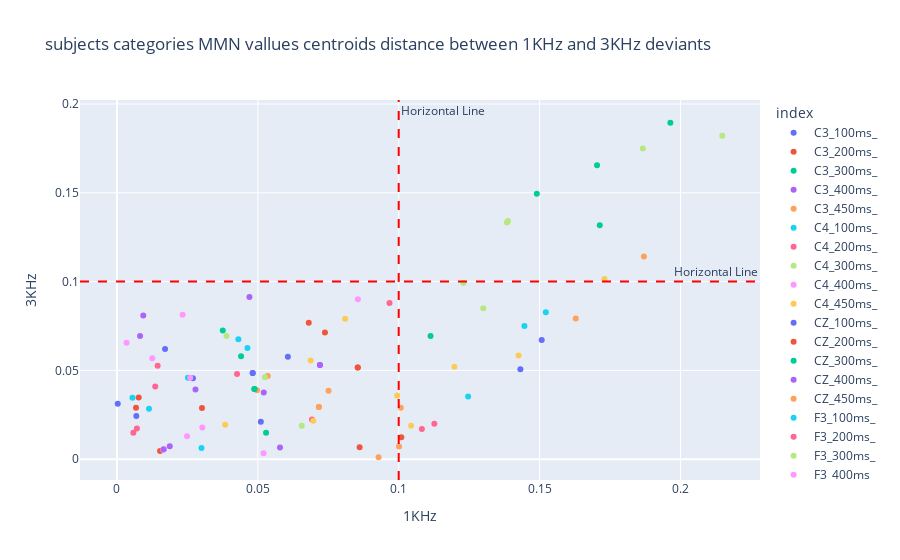

Notebook code for this chart:
### Markdown cell above
#### 1KHz MMN agains 3KHz MMN values

### Code cell
new = []
for i in centroids_distances_1k.index:
    new.append(i[:-4])
centroids_distances_1k.index = new
new = []
for i in centroids_distances_3k.index:
    new.append(i[:-4])
centroids_distances_3k.index = new
df = pd.DataFrame({"1KHz": centroids_distances_1k, "3KHz": centroids_distances_3k})
df = df.reset_index()
fig = px.scatter(
    data_frame=df,
    x="1KHz",
    y="3KHz",
    color="index",
    title="subjects categories MMN vallues centroids distance between 1KHz and 3KHz deviants",
)
fig.add_hline(
    y=0.1, line_dash="dash", line_color="red", annotation_text="Horizontal Line"
)
fig.add_vline(
    x=0.1, line_dash="dash", line_color="red", annotation_text="Horizontal Line"
)

### Figure 1 — Plotly figure (JSON) as saved in the notebook; plotly's stock layout.template omitted (floating-point values rounded to 4 significant figures)
{"data": [{"hovertemplate": "index=C3_100ms_<br>1KHz=%{x}<br>3KHz=%{y}<extra></extra>", "legendgroup": "C3_100ms_", "marker": {"color": "#636efa", "symbol": "circle"}, "mode": "markers", "name": "C3_100ms_", "orientation": "v", "showlegend": true, "type": "scatter", "x": [0.1432], "xaxis": "x", "y": [0.05067], "yaxis": "y"}, {"hovertemplate": "index=C3_200ms_<br>1KHz=%{x}<br>3KHz=%{y}<extra></extra>", "legendgroup": "C3_200ms_", "marker": {"color": "#EF553B", "symbol": "circle"}, "mode": "markers", "name": "C3_200ms_", "orientation": "v", "showlegend": true, "type": "scatter", "x": [0.08613], "xaxis": "x", "y": [0.006754], "yaxis": "y"}, {"hovertemplate": "index=C3_300ms_<br>1KHz=%{x}<br>3KHz=%{y}<extra></extra>", "legendgroup": "C3_300ms_", "marker": {"color": "#00cc96", "symbol": "circle"}, "mode": "markers", "name": "C3_300ms_", "orientation": "v", "showlegend": true, "type": "scatter", "x": [0.1704], "xaxis": "x", "y": [0.1654], "yaxis": "y"}, {"hovertemplate": "index=C3_400ms_<br>1KHz=%{x}<br>3KHz=%{y}<extra></extra>", "legendgroup": "C3_400ms_", "marker": {"color": "#ab63fa", "symbol": "circle"}, "mode": "markers", "name": "C3_400ms_", "orientation": "v", "showlegend": true, "type": "scatter", "x": [0.009336], "xaxis": "x", "y": [0.08091], "yaxis": "y"}, {"hovertemplate": "index=C3_450ms_<br>1KHz=%{x}<br>3KHz=%{y}<extra></extra>", "legendgroup": "C3_450ms_", "marker": {"color": "#FFA15A", "symbol": "circle"}, "mode": "markers", "name": "C3_450ms_", "orientation": "v", "showlegend": true, "type": "scatter", "x": [0.04973], "xaxis": "x", "y": [0.03874], "yaxis": "y"}, {"hovertemplate": "index=C4_100ms_<br>1KHz=%{x}<br>3KHz=%{y}<extra></extra>", "legendgroup": "C4_100ms_", "marker": {"color": "#19d3f3", "symbol": "circle"}, "mode": "markers", "name": "C4_100ms_", "orientation": "v", "showlegend": true, "type": "scatter", "x": [0.1246], "xaxis": "x", "y": [0.03536], "yaxis": "y"}, {"hovertemplate": "index=C4_200ms_<br>1KHz=%{x}<br>3KHz=%{y}<extra></extra>", "legendgroup": "C4_200ms_", "marker": {"color": "#FF6692", "symbol": "circle"}, "mode": "markers", "name": "C4_200ms_", "orientation": "v", "showlegend": true, "type": "scatter", "x": [0.06923], "xaxis": "x", "y": [0.0224], "yaxis": "y"}, {"hovertemplate": "index=C4_300ms_<br>1KHz=%{x}<br>3KHz=%{y}<extra></extra>", "legendgroup": "C4_300ms_", "marker": {"color": "#B6E880", "symbol": "circle"}, "mode": "markers", "name": "C4_300ms_", "orientation": "v", "showlegend": true, "type": "scatter", "x": [0.1866], "xaxis": "x", "y": [0.175], "yaxis": "y"}, {"hovertemplate": "index=C4_400ms_<br>1KHz=%{x}<br>3KHz=%{y}<extra></extra>", "legendgroup": "C4_400ms_", "marker": {"color": "#FF97FF", "symbol": "circle"}, "mode": "markers", "name": "C4_400ms_", "orientation": "v", "showlegend": true, "type": "scatter", "x": [0.02329], "xaxis": "x", "y": [0.08132], "yaxis": "y"}, {"hovertemplate": "index=C4_450ms_<br>1KHz=%{x}<br>3KHz=%{y}<extra></extra>", "legendgroup": "C4_450ms_", "marker": {"color": "#FECB52", "symbol": "circle"}, "mode": "markers", "name": "C4_450ms_", "orientation": "v", "showlegend": true, "type": "scatter", "x": [0.03842], "xaxis": "x", "y": [0.01943], "yaxis": "y"}, {"hovertemplate": "index=CZ_100ms_<br>1KHz=%{x}<br>3KHz=%{y}<extra></extra>", "legendgroup": "CZ_100ms_", "marker": {"color": "#636efa", "symbol": "circle"}, "mode": "markers", "name": "CZ_100ms_", "orientation": "v", "showlegend": true, "type": "scatter", "x": [0.04818], "xaxis": "x", "y": [0.04854], "yaxis": "y"}, {"hovertemplate": "index=CZ_200ms_<br>1KHz=%{x}<br>3KHz=%{y}<extra></extra>", "legendgroup": "CZ_200ms_", "marker": {"color": "#EF553B", "symbol": "circle"}, "mode": "markers", "name": "CZ_200ms_", "orientation": "v", "showlegend": true, "type": "scatter", "x": [0.08546], "xaxis": "x", "y": [0.05165], "yaxis": "y"}, {"hovertemplate": "index=CZ_300ms_<br>1KHz=%{x}<br>3KHz=%{y}<extra></extra>", "legendgroup": "CZ_300ms_", "marker": {"color": "#00cc96", "symbol": "circle"}, "mode": "markers", "name": "CZ_300ms_", "orientation": "v", "showlegend": true, "type": "scatter", "x": [0.04878], "xaxis": "x", "y": [0.03956], "yaxis": "y"}, {"hovertemplate": "index=CZ_400ms_<br>1KHz=%{x}<br>3KHz=%{y}<extra></extra>", "legendgroup": "CZ_400ms_", "marker": {"color": "#ab63fa", "symbol": "circle"}, "mode": "markers", "name": "CZ_400ms_", "orientation": "v", "showlegend": true, "type": "scatter", "x": [0.07203], "xaxis": "x", "y": [0.05301], "yaxis": "y"}, {"hovertemplate": "index=CZ_450ms_<br>1KHz=%{x}<br>3KHz=%{y}<extra></extra>", "legendgroup": "CZ_450ms_", "marker": {"color": "#FFA15A", "symbol": "circle"}, "mode": "markers", "name": "CZ_450ms_", "orientation": "v", "showlegend": true, "type": "scatter", "x": [0.07167], "xaxis": "x", "y": [0.02936], "yaxis": "y"}, {"hovertemplate": "index=F3_100ms_<br>1KHz=%{x}<br>3KHz=%{y}<extra></extra>", "legendgroup": "F3_100ms_", "marker": {"color": "#19d3f3", "symbol": "circle"}, "mode": "markers", "name": "F3_100ms_", "orientation": "v", "showlegend": true, "type": "scatter", "x": [0.1522], "xaxis": "x", "y": [0.08269], "yaxis": "y"}, {"hovertemplate": "index=F3_200ms_<br>1KHz=%{x}<br>3KHz=%{y}<extra></extra>", "legendgroup": "F3_200ms_", "marker": {"color": "#FF6692", "symbol": "circle"}, "mode": "markers", "name": "F3_200ms_", "orientation": "v", "showlegend": true, "type": "scatter", "x": [0.1126], "xaxis": "x", "y": [0.02], "yaxis": "y"}, {"hovertemplate": "index=F3_300ms_<br>1KHz=%{x}<br>3KHz=%{y}<extra></extra>", "legendgroup": "F3_300ms_", "marker": {"color": "#B6E880", "symbol": "circle"}, "mode": "markers", "name": "F3_300ms_", "orientation": "v", "showlegend": true, "type": "scatter", "x": [0.1384], "xaxis": "x", "y": [0.1333], "yaxis": "y"}, {"hovertemplate": "index=F3_400ms_<br>1KHz=%{x}<br>3KHz=%{y}<extra></extra>", "legendgroup": "F3_400ms_", "marker": {"color": "#FF97FF", "symbol": "circle"}, "mode": "markers", "name": "F3_400ms_", "orientation": "v", "showlegend": true, "type": "scatter", "x": [0.01254], "xaxis": "x", "y": [0.05683], "yaxis": "y"}, {"hovertemplate": "index=F3_450ms_<br>1KHz=%{x}<br>3KHz=%{y}<extra></extra>", "legendgroup": "F3_450ms_", "marker": {"color": "#FECB52", "symbol": "circle"}, "mode": "markers", "name": "F3_450ms_", "orientation": "v", "showlegend": true, "type": "scatter", "x": [0.06875], "xaxis": "x", "y": [0.05553], "yaxis": "y"}, {"hovertemplate": "index=F4_100ms_<br>1KHz=%{x}<br>3KHz=%{y}<extra></extra>", "legendgroup": "F4_100ms_", "marker": {"color": "#636efa", "symbol": "circle"}, "mode": "markers", "name": "F4_100ms_", "orientation": "v", "showlegend": true, "type": "scatter", "x": [0.1508], "xaxis": "x", "y": [0.06715], "yaxis": "y"}, {"hovertemplate": "index=F4_200ms_<br>1KHz=%{x}<br>3KHz=%{y}<extra></extra>", "legendgroup": "F4_200ms_", "marker": {"color": "#EF553B", "symbol": "circle"}, "mode": "markers", "name": "F4_200ms_", "orientation": "v", "showlegend": true, "type": "scatter", "x": [0.1009], "xaxis": "x", "y": [0.0123], "yaxis": "y"}, {"hovertemplate": "index=F4_300ms_<br>1KHz=%{x}<br>3KHz=%{y}<extra></extra>", "legendgroup": "F4_300ms_", "marker": {"color": "#00cc96", "symbol": "circle"}, "mode": "markers", "name": "F4_300ms_", "orientation": "v", "showlegend": true, "type": "scatter", "x": [0.149], "xaxis": "x", "y": [0.1494], "yaxis": "y"}, {"hovertemplate": "index=F4_400ms_<br>1KHz=%{x}<br>3KHz=%{y}<extra></extra>", "legendgroup": "F4_400ms_", "marker": {"color": "#ab63fa", "symbol": "circle"}, "mode": "markers", "name": "F4_400ms_", "orientation": "v", "showlegend": true, "type": "scatter", "x": [0.008208], "xaxis": "x", "y": [0.06937], "yaxis": "y"}, {"hovertemplate": "index=F4_450ms_<br>1KHz=%{x}<br>3KHz=%{y}<extra></extra>", "legendgroup": "F4_450ms_", "marker": {"color": "#FFA15A", "symbol": "circle"}, "mode": "markers", "name": "F4_450ms_", "orientation": "v", "showlegend": true, "type": "scatter", "x": [0.05352], "xaxis": "x", "y": [0.04679], "yaxis": "y"}, {"hovertemplate": "index=F7_100ms_<br>1KHz=%{x}<br>3KHz=%{y}<extra></extra>", "legendgroup": "F7_100ms_", "marker": {"color": "#19d3f3", "symbol": "circle"}, "mode": "markers", "name": "F7_100ms_", "orientation": "v", "showlegend": true, "type": "scatter", "x": [0.02999], "xaxis": "x", "y": [0.006294], "yaxis": "y"}, {"hovertemplate": "index=F7_200ms_<br>1KHz=%{x}<br>3KHz=%{y}<extra></extra>", "legendgroup": "F7_200ms_", "marker": {"color": "#FF6692", "symbol": "circle"}, "mode": "markers", "name": "F7_200ms_", "orientation": "v", "showlegend": true, "type": "scatter", "x": [0.007061], "xaxis": "x", "y": [0.01729], "yaxis": "y"}, {"hovertemplate": "index=F7_300ms_<br>1KHz=%{x}<br>3KHz=%{y}<extra></extra>", "legendgroup": "F7_300ms_", "marker": {"color": "#B6E880", "symbol": "circle"}, "mode": "markers", "name": "F7_300ms_", "orientation": "v", "showlegend": true, "type": "scatter", "x": [0.13], "xaxis": "x", "y": [0.08496], "yaxis": "y"}, {"hovertemplate": "index=F7_400ms_<br>1KHz=%{x}<br>3KHz=%{y}<extra></extra>", "legendgroup": "F7_400ms_", "marker": {"color": "#FF97FF", "symbol": "circle"}, "mode": "markers", "name": "F7_400ms_", "orientation": "v", "showlegend": true, "type": "scatter", "x": [0.05203], "xaxis": "x", "y": [0.003266], "yaxis": "y"}, {"hovertemplate": "index=F7_450ms_<br>1KHz=%{x}<br>3KHz=%{y}<extra></extra>", "legendgroup": "F7_450ms_", "marker": {"color": "#FECB52", "symbol": "circle"}, "mode": "markers", "name": "F7_450ms_", "orientation": "v", "showlegend": true, "type": "scatter", "x": [0.1044], "xaxis": "x", "y": [0.01883], "yaxis": "y"}, {"hovertemplate": "index=F8_100ms_<br>1KHz=%{x}<br>3KHz=%{y}<extra></extra>", "legendgroup": "F8_100ms_", "marker": {"color": "#636efa", "symbol": "circle"}, "mode": "markers", "name": "F8_100ms_", "orientation": "v", "showlegend": true, "type": "scatter", "x": [0.006864], "xaxis": "x", "y": [0.02425], "yaxis": "y"}, {"hovertemplate": "index=F8_200ms_<br>1KHz=%{x}<br>3KHz=%{y}<extra></extra>", "legendgroup": "F8_200ms_", "marker": {"color": "#EF553B", "symbol": "circle"}, "mode": "markers", "name": "F8_200ms_", "orientation": "v", "showlegend": true, "type": "scatter", "x": [0.01531], "xaxis": "x", "y": [0.004627], "yaxis": "y"}, {"hovertemplate": "index=F8_300ms_<br>1KHz=%{x}<br>3KHz=%{y}<extra></extra>", "legendgroup": "F8_300ms_", "marker": {"color": "#00cc96", "symbol": "circle"}, "mode": "markers", "name": "F8_300ms_", "orientation": "v", "showlegend": true, "type": "scatter", "x": [0.1113], "xaxis": "x", "y": [0.06934], "yaxis": "y"}, {"hovertemplate": "index=F8_400ms_<br>1KHz=%{x}<br>3KHz=%{y}<extra></extra>", "legendgroup": "F8_400ms_", "marker": {"color": "#ab63fa", "symbol": "circle"}, "mode": "markers", "name": "F8_400ms_", "orientation": "v", "showlegend": true, "type": "scatter", "x": [0.05786], "xaxis": "x", "y": [0.006573], "yaxis": "y"}, {"hovertemplate": "index=F8_450ms_<br>1KHz=%{x}<br>3KHz=%{y}<extra></extra>", "legendgroup": "F8_450ms_", "marker": {"color": "#FFA15A", "symbol": "circle"}, "mode": "markers", "name": "F8_450ms_", "orientation": "v", "showlegend": true, "type": "scatter", "x": [0.09285], "xaxis": "x", "y": [0.001076], "yaxis": "y"}, {"hovertemplate": "index=FZ_100ms_<br>1KHz=%{x}<br>3KHz=%{y}<extra></extra>", "legendgroup": "FZ_100ms_", "marker": {"color": "#19d3f3", "symbol": "circle"}, "mode": "markers", "name": "FZ_100ms_", "orientation": "v", "showlegend": true, "type": "scatter", "x": [0.01138], "xaxis": "x", "y": [0.02833], "yaxis": "y"}, {"hovertemplate": "index=FZ_200ms_<br>1KHz=%{x}<br>3KHz=%{y}<extra></extra>", "legendgroup": "FZ_200ms_", "marker": {"color": "#FF6692", "symbol": "circle"}, "mode": "markers", "name": "FZ_200ms_", "orientation": "v", "showlegend": true, "type": "scatter", "x": [0.01358], "xaxis": "x", "y": [0.04091], "yaxis": "y"}, {"hovertemplate": "index=FZ_300ms_<br>1KHz=%{x}<br>3KHz=%{y}<extra></extra>", "legendgroup": "FZ_300ms_", "marker": {"color": "#B6E880", "symbol": "circle"}, "mode": "markers", "name": "FZ_300ms_", "orientation": "v", "showlegend": true, "type": "scatter", "x": [0.03888], "xaxis": "x", "y": [0.06931], "yaxis": "y"}, {"hovertemplate": "index=FZ_400ms_<br>1KHz=%{x}<br>3KHz=%{y}<extra></extra>", "legendgroup": "FZ_400ms_", "marker": {"color": "#FF97FF", "symbol": "circle"}, "mode": "markers", "name": "FZ_400ms_", "orientation": "v", "showlegend": true, "type": "scatter", "x": [0.01641], "xaxis": "x", "y": [0.005361], "yaxis": "y"}, {"hovertemplate": "index=FZ_450ms_<br>1KHz=%{x}<br>3KHz=%{y}<extra></extra>", "legendgroup": "FZ_450ms_", "marker": {"color": "#FECB52", "symbol": "circle"}, "mode": "markers", "name": "FZ_450ms_", "orientation": "v", "showlegend": true, "type": "scatter", "x": [0.173], "xaxis": "x", "y": [0.1015], "yaxis": "y"}, {"hovertemplate": "index=Fp1_100ms_<br>1KHz=%{x}<br>3KHz=%{y}<extra></extra>", "legendgroup": "Fp1_100ms_", "marker": {"color": "#636efa", "symbol": "circle"}, "mode": "markers", "name": "Fp1_100ms_", "orientation": "v", "showlegend": true, "type": "scatter", "x": [0.04818], "xaxis": "x", "y": [0.04854], "yaxis": "y"}, {"hovertemplate": "index=Fp1_200ms_<br>1KHz=%{x}<br>3KHz=%{y}<extra></extra>", "legendgroup": "Fp1_200ms_", "marker": {"color": "#EF553B", "symbol": "circle"}, "mode": "markers", "name": "Fp1_200ms_", "orientation": "v", "showlegend": true, "type": "scatter", "x": [0.08546], "xaxis": "x", "y": [0.05165], "yaxis": "y"}, {"hovertemplate": "index=Fp1_300ms_<br>1KHz=%{x}<br>3KHz=%{y}<extra></extra>", "legendgroup": "Fp1_300ms_", "marker": {"color": "#00cc96", "symbol": "circle"}, "mode": "markers", "name": "Fp1_300ms_", "orientation": "v", "showlegend": true, "type": "scatter", "x": [0.04878], "xaxis": "x", "y": [0.03956], "yaxis": "y"}, {"hovertemplate": "index=Fp1_400ms_<br>1KHz=%{x}<br>3KHz=%{y}<extra></extra>", "legendgroup": "Fp1_400ms_", "marker": {"color": "#ab63fa", "symbol": "circle"}, "mode": "markers", "name": "Fp1_400ms_", "orientation": "v", "showlegend": true, "type": "scatter", "x": [0.07203], "xaxis": "x", "y": [0.05301], "yaxis": "y"}, {"hovertemplate": "index=Fp1_450ms_<br>1KHz=%{x}<br>3KHz=%{y}<extra></extra>", "legendgroup": "Fp1_450ms_", "marker": {"color": "#FFA15A", "symbol": "circle"}, "mode": "markers", "name": "Fp1_450ms_", "orientation": "v", "showlegend": true, "type": "scatter", "x": [0.07167], "xaxis": "x", "y": [0.02936], "yaxis": "y"}, {"hovertemplate": "index=Fp2_100ms_<br>1KHz=%{x}<br>3KHz=%{y}<extra></extra>", "legendgroup": "Fp2_100ms_", "marker": {"color": "#19d3f3", "symbol": "circle"}, "mode": "markers", "name": "Fp2_100ms_", "orientation": "v", "showlegend": true, "type": "scatter", "x": [0.1446], "xaxis": "x", "y": [0.07493], "yaxis": "y"}, {"hovertemplate": "index=Fp2_200ms_<br>1KHz=%{x}<br>3KHz=%{y}<extra></extra>", "legendgroup": "Fp2_200ms_", "marker": {"color": "#FF6692", "symbol": "circle"}, "mode": "markers", "name": "Fp2_200ms_", "orientation": "v", "showlegend": true, "type": "scatter", "x": [0.1082], "xaxis": "x", "y": [0.01693], "yaxis": "y"}, {"hovertemplate": "index=Fp2_300ms_<br>1KHz=%{x}<br>3KHz=%{y}<extra></extra>", "legendgroup": "Fp2_300ms_", "marker": {"color": "#B6E880", "symbol": "circle"}, "mode": "markers", "name": "Fp2_300ms_", "orientation": "v", "showlegend": true, "type": "scatter", "x": [0.1388], "xaxis": "x", "y": [0.1342], "yaxis": "y"}, {"hovertemplate": "index=Fp2_400ms_<br>1KHz=%{x}<br>3KHz=%{y}<extra></extra>", "legendgroup": "Fp2_400ms_", "marker": {"color": "#FF97FF", "symbol": "circle"}, "mode": "markers", "name": "Fp2_400ms_", "orientation": "v", "showlegend": true, "type": "scatter", "x": [0.00341], "xaxis": "x", "y": [0.06551], "yaxis": "y"}, {"hovertemplate": "index=Fp2_450ms_<br>1KHz=%{x}<br>3KHz=%{y}<extra></extra>", "legendgroup": "Fp2_450ms_", "marker": {"color": "#FECB52", "symbol": "circle"}, "mode": "markers", "name": "Fp2_450ms_", "orientation": "v", "showlegend": true, "type": "scatter", "x": [0.08098], "xaxis": "x", "y": [0.07904], "yaxis": "y"}, {"hovertemplate": "index=O1_100ms_<br>1KHz=%{x}<br>3KHz=%{y}<extra></extra>", "legendgroup": "O1_100ms_", "marker": {"color": "#636efa", "symbol": "circle"}, "mode": "markers", "name": "O1_100ms_", "orientation": "v", "showlegend": true, "type": "scatter", "x": [0.06066], "xaxis": "x", "y": [0.05763], "yaxis": "y"}, {"hovertemplate": "index=O1_200ms_<br>1KHz=%{x}<br>3KHz=%{y}<extra></extra>", "legendgroup": "O1_200ms_", "marker": {"color": "#EF553B", "symbol": "circle"}, "mode": "markers", "name": "O1_200ms_", "orientation": "v", "showlegend": true, "type": "scatter", "x": [0.06807], "xaxis": "x", "y": [0.07679], "yaxis": "y"}, {"hovertemplate": "index=O1_300ms_<br>1KHz=%{x}<br>3KHz=%{y}<extra></extra>", "legendgroup": "O1_300ms_", "marker": {"color": "#00cc96", "symbol": "circle"}, "mode": "markers", "name": "O1_300ms_", "orientation": "v", "showlegend": true, "type": "scatter", "x": [0.1714], "xaxis": "x", "y": [0.1317], "yaxis": "y"}, {"hovertemplate": "index=O1_400ms_<br>1KHz=%{x}<br>3KHz=%{y}<extra></extra>", "legendgroup": "O1_400ms_", "marker": {"color": "#ab63fa", "symbol": "circle"}, "mode": "markers", "name": "O1_400ms_", "orientation": "v", "showlegend": true, "type": "scatter", "x": [0.0521], "xaxis": "x", "y": [0.03755], "yaxis": "y"}, {"hovertemplate": "index=O1_450ms_<br>1KHz=%{x}<br>3KHz=%{y}<extra></extra>", "legendgroup": "O1_450ms_", "marker": {"color": "#FFA15A", "symbol": "circle"}, "mode": "markers", "name": "O1_450ms_", "orientation": "v", "showlegend": true, "type": "scatter", "x": [0.1007], "xaxis": "x", "y": [0.02897], "yaxis": "y"}, {"hovertemplate": "index=O2_100ms_<br>1KHz=%{x}<br>3KHz=%{y}<extra></extra>", "legendgroup": "O2_100ms_", "marker": {"color": "#19d3f3", "symbol": "circle"}, "mode": "markers", "name": "O2_100ms_", "orientation": "v", "showlegend": true, "type": "scatter", "x": [0.0252], "xaxis": "x", "y": [0.04587], "yaxis": "y"}, {"hovertemplate": "index=O2_200ms_<br>1KHz=%{x}<br>3KHz=%{y}<extra></extra>", "legendgroup": "O2_200ms_", "marker": {"color": "#FF6692", "symbol": "circle"}, "mode": "markers", "name": "O2_200ms_", "orientation": "v", "showlegend": true, "type": "scatter", "x": [0.01445], "xaxis": "x", "y": [0.05263], "yaxis": "y"}, {"hovertemplate": "index=O2_300ms_<br>1KHz=%{x}<br>3KHz=%{y}<extra></extra>", "legendgroup": "O2_300ms_", "marker": {"color": "#B6E880", "symbol": "circle"}, "mode": "markers", "name": "O2_300ms_", "orientation": "v", "showlegend": true, "type": "scatter", "x": [0.123], "xaxis": "x", "y": [0.09914], "yaxis": "y"}, {"hovertemplate": "index=O2_400ms_<br>1KHz=%{x}<br>3KHz=%{y}<extra></extra>", "legendgroup": "O2_400ms_", "marker": {"color": "#FF97FF", "symbol": "circle"}, "mode": "markers", "name": "O2_400ms_", "orientation": "v", "showlegend": true, "type": "scatter", "x": [0.0303], "xaxis": "x", "y": [0.01778], "yaxis": "y"}, {"hovertemplate": "index=O2_450ms_<br>1KHz=%{x}<br>3KHz=%{y}<extra></extra>", "legendgroup": "O2_450ms_", "marker": {"color": "#FECB52", "symbol": "circle"}, "mode": "markers", "name": "O2_450ms_", "orientation": "v", "showlegend": true, "type": "scatter", "x": [0.09947], "xaxis": "x", "y": [0.03581], "yaxis": "y"}, {"hovertemplate": "index=P3_100ms_<br>1KHz=%{x}<br>3KHz=%{y}<extra></extra>", "legendgroup": "P3_100ms_", "marker": {"color": "#636efa", "symbol": "circle"}, "mode": "markers", "name": "P3_100ms_", "orientation": "v", "showlegend": true, "type": "scatter", "x": [0.05106], "xaxis": "x", "y": [0.02104], "yaxis": "y"}, {"hovertemplate": "index=P3_200ms_<br>1KHz=%{x}<br>3KHz=%{y}<extra></extra>", "legendgroup": "P3_200ms_", "marker": {"color": "#EF553B", "symbol": "circle"}, "mode": "markers", "name": "P3_200ms_", "orientation": "v", "showlegend": true, "type": "scatter", "x": [0.07381], "xaxis": "x", "y": [0.07138], "yaxis": "y"}, {"hovertemplate": "index=P3_300ms_<br>1KHz=%{x}<br>3KHz=%{y}<extra></extra>", "legendgroup": "P3_300ms_", "marker": {"color": "#00cc96", "symbol": "circle"}, "mode": "markers", "name": "P3_300ms_", "orientation": "v", "showlegend": true, "type": "scatter", "x": [0.1964], "xaxis": "x", "y": [0.1894], "yaxis": "y"}, {"hovertemplate": "index=P3_400ms_<br>1KHz=%{x}<br>3KHz=%{y}<extra></extra>", "legendgroup": "P3_400ms_", "marker": {"color": "#ab63fa", "symbol": "circle"}, "mode": "markers", "name": "P3_400ms_", "orientation": "v", "showlegend": true, "type": "scatter", "x": [0.04701], "xaxis": "x", "y": [0.09136], "yaxis": "y"}, {"hovertemplate": "index=P3_450ms_<br>1KHz=%{x}<br>3KHz=%{y}<extra></extra>", "legendgroup": "P3_450ms_", "marker": {"color": "#FFA15A", "symbol": "circle"}, "mode": "markers", "name": "P3_450ms_", "orientation": "v", "showlegend": true, "type": "scatter", "x": [0.0751], "xaxis": "x", "y": [0.03854], "yaxis": "y"}, {"hovertemplate": "index=P4_100ms_<br>1KHz=%{x}<br>3KHz=%{y}<extra></extra>", "legendgroup": "P4_100ms_", "marker": {"color": "#19d3f3", "symbol": "circle"}, "mode": "markers", "name": "P4_100ms_", "orientation": "v", "showlegend": true, "type": "scatter", "x": [0.04631], "xaxis": "x", "y": [0.06255], "yaxis": "y"}, {"hovertemplate": "index=P4_200ms_<br>1KHz=%{x}<br>3KHz=%{y}<extra></extra>", "legendgroup": "P4_200ms_", "marker": {"color": "#FF6692", "symbol": "circle"}, "mode": "markers", "name": "P4_200ms_", "orientation": "v", "showlegend": true, "type": "scatter", "x": [0.09674], "xaxis": "x", "y": [0.08799], "yaxis": "y"}, {"hovertemplate": "index=P4_300ms_<br>1KHz=%{x}<br>3KHz=%{y}<extra></extra>", "legendgroup": "P4_300ms_", "marker": {"color": "#B6E880", "symbol": "circle"}, "mode": "markers", "name": "P4_300ms_", "orientation": "v", "showlegend": true, "type": "scatter", "x": [0.2148], "xaxis": "x", "y": [0.1821], "yaxis": "y"}, {"hovertemplate": "index=P4_400ms_<br>1KHz=%{x}<br>3KHz=%{y}<extra></extra>", "legendgroup": "P4_400ms_", "marker": {"color": "#FF97FF", "symbol": "circle"}, "mode": "markers", "name": "P4_400ms_", "orientation": "v", "showlegend": true, "type": "scatter", "x": [0.08552], "xaxis": "x", "y": [0.09], "yaxis": "y"}, {"hovertemplate": "index=P4_450ms_<br>1KHz=%{x}<br>3KHz=%{y}<extra></extra>", "legendgroup": "P4_450ms_", "marker": {"color": "#FECB52", "symbol": "circle"}, "mode": "markers", "name": "P4_450ms_", "orientation": "v", "showlegend": true, "type": "scatter", "x": [0.1198], "xaxis": "x", "y": [0.05203], "yaxis": "y"}, {"hovertemplate": "index=PZ_100ms_<br>1KHz=%{x}<br>3KHz=%{y}<extra></extra>", "legendgroup": "PZ_100ms_", "marker": {"color": "#636efa", "symbol": "circle"}, "mode": "markers", "name": "PZ_100ms_", "orientation": "v", "showlegend": true, "type": "scatter", "x": [0.02697], "xaxis": "x", "y": [0.04559], "yaxis": "y"}, {"hovertemplate": "index=PZ_200ms_<br>1KHz=%{x}<br>3KHz=%{y}<extra></extra>", "legendgroup": "PZ_200ms_", "marker": {"color": "#EF553B", "symbol": "circle"}, "mode": "markers", "name": "PZ_200ms_", "orientation": "v", "showlegend": true, "type": "scatter", "x": [0.006769], "xaxis": "x", "y": [0.02899], "yaxis": "y"}, {"hovertemplate": "index=PZ_300ms_<br>1KHz=%{x}<br>3KHz=%{y}<extra></extra>", "legendgroup": "PZ_300ms_", "marker": {"color": "#00cc96", "symbol": "circle"}, "mode": "markers", "name": "PZ_300ms_", "orientation": "v", "showlegend": true, "type": "scatter", "x": [0.03756], "xaxis": "x", "y": [0.07252], "yaxis": "y"}, {"hovertemplate": "index=PZ_400ms_<br>1KHz=%{x}<br>3KHz=%{y}<extra></extra>", "legendgroup": "PZ_400ms_", "marker": {"color": "#ab63fa", "symbol": "circle"}, "mode": "markers", "name": "PZ_400ms_", "orientation": "v", "showlegend": true, "type": "scatter", "x": [0.01873], "xaxis": "x", "y": [0.007239], "yaxis": "y"}, {"hovertemplate": "index=PZ_450ms_<br>1KHz=%{x}<br>3KHz=%{y}<extra></extra>", "legendgroup": "PZ_450ms_", "marker": {"color": "#FFA15A", "symbol": "circle"}, "mode": "markers", "name": "PZ_450ms_", "orientation": "v", "showlegend": true, "type": "scatter", "x": [0.187], "xaxis": "x", "y": [0.1141], "yaxis": "y"}, {"hovertemplate": "index=T3_100ms_<br>1KHz=%{x}<br>3KHz=%{y}<extra></extra>", "legendgroup": "T3_100ms_", "marker": {"color": "#19d3f3", "symbol": "circle"}, "mode": "markers", "name": "T3_100ms_", "orientation": "v", "showlegend": true, "type": "scatter", "x": [0.04309], "xaxis": "x", "y": [0.06751], "yaxis": "y"}, {"hovertemplate": "index=T3_200ms_<br>1KHz=%{x}<br>3KHz=%{y}<extra></extra>", "legendgroup": "T3_200ms_", "marker": {"color": "#FF6692", "symbol": "circle"}, "mode": "markers", "name": "T3_200ms_", "orientation": "v", "showlegend": true, "type": "scatter", "x": [0.04262], "xaxis": "x", "y": [0.04799], "yaxis": "y"}, {"hovertemplate": "index=T3_300ms_<br>1KHz=%{x}<br>3KHz=%{y}<extra></extra>", "legendgroup": "T3_300ms_", "marker": {"color": "#B6E880", "symbol": "circle"}, "mode": "markers", "name": "T3_300ms_", "orientation": "v", "showlegend": true, "type": "scatter", "x": [0.06559], "xaxis": "x", "y": [0.01888], "yaxis": "y"}, {"hovertemplate": "index=T3_400ms_<br>1KHz=%{x}<br>3KHz=%{y}<extra></extra>", "legendgroup": "T3_400ms_", "marker": {"color": "#FF97FF", "symbol": "circle"}, "mode": "markers", "name": "T3_400ms_", "orientation": "v", "showlegend": true, "type": "scatter", "x": [0.02602], "xaxis": "x", "y": [0.04582], "yaxis": "y"}, {"hovertemplate": "index=T3_450ms_<br>1KHz=%{x}<br>3KHz=%{y}<extra></extra>", "legendgroup": "T3_450ms_", "marker": {"color": "#FECB52", "symbol": "circle"}, "mode": "markers", "name": "T3_450ms_", "orientation": "v", "showlegend": true, "type": "scatter", "x": [0.06969], "xaxis": "x", "y": [0.0217], "yaxis": "y"}, {"hovertemplate": "index=T4_100ms_<br>1KHz=%{x}<br>3KHz=%{y}<extra></extra>", "legendgroup": "T4_100ms_", "marker": {"color": "#636efa", "symbol": "circle"}, "mode": "markers", "name": "T4_100ms_", "orientation": "v", "showlegend": true, "type": "scatter", "x": [0.01707], "xaxis": "x", "y": [0.06199], "yaxis": "y"}, {"hovertemplate": "index=T4_200ms_<br>1KHz=%{x}<br>3KHz=%{y}<extra></extra>", "legendgroup": "T4_200ms_", "marker": {"color": "#EF553B", "symbol": "circle"}, "mode": "markers", "name": "T4_200ms_", "orientation": "v", "showlegend": true, "type": "scatter", "x": [0.03017], "xaxis": "x", "y": [0.0288], "yaxis": "y"}, {"hovertemplate": "index=T4_300ms_<br>1KHz=%{x}<br>3KHz=%{y}<extra></extra>", "legendgroup": "T4_300ms_", "marker": {"color": "#00cc96", "symbol": "circle"}, "mode": "markers", "name": "T4_300ms_", "orientation": "v", "showlegend": true, "type": "scatter", "x": [0.05293], "xaxis": "x", "y": [0.01484], "yaxis": "y"}, {"hovertemplate": "index=T4_400ms_<br>1KHz=%{x}<br>3KHz=%{y}<extra></extra>", "legendgroup": "T4_400ms_", "marker": {"color": "#ab63fa", "symbol": "circle"}, "mode": "markers", "name": "T4_400ms_", "orientation": "v", "showlegend": true, "type": "scatter", "x": [0.02786], "xaxis": "x", "y": [0.03928], "yaxis": "y"}, {"hovertemplate": "index=T4_450ms_<br>1KHz=%{x}<br>3KHz=%{y}<extra></extra>", "legendgroup": "T4_450ms_", "marker": {"color": "#FFA15A", "symbol": "circle"}, "mode": "markers", "name": "T4_450ms_", "orientation": "v", "showlegend": true, "type": "scatter", "x": [0.1001], "xaxis": "x", "y": [0.007114], "yaxis": "y"}, {"hovertemplate": "index=T5_100ms_<br>1KHz=%{x}<br>3KHz=%{y}<extra></extra>", "legendgroup": "T5_100ms_", "marker": {"color": "#19d3f3", "symbol": "circle"}, "mode": "markers", "name": "T5_100ms_", "orientation": "v", "showlegend": true, "type": "scatter", "x": [0.005497], "xaxis": "x", "y": [0.03462], "yaxis": "y"}, {"hovertemplate": "index=T5_200ms_<br>1KHz=%{x}<br>3KHz=%{y}<extra></extra>", "legendgroup": "T5_200ms_", "marker": {"color": "#FF6692", "symbol": "circle"}, "mode": "markers", "name": "T5_200ms_", "orientation": "v", "showlegend": true, "type": "scatter", "x": [0.005814], "xaxis": "x", "y": [0.0149], "yaxis": "y"}, {"hovertemplate": "index=T5_300ms_<br>1KHz=%{x}<br>3KHz=%{y}<extra></extra>", "legendgroup": "T5_300ms_", "marker": {"color": "#B6E880", "symbol": "circle"}, "mode": "markers", "name": "T5_300ms_", "orientation": "v", "showlegend": true, "type": "scatter", "x": [0.05254], "xaxis": "x", "y": [0.04607], "yaxis": "y"}, {"hovertemplate": "index=T5_400ms_<br>1KHz=%{x}<br>3KHz=%{y}<extra></extra>", "legendgroup": "T5_400ms_", "marker": {"color": "#FF97FF", "symbol": "circle"}, "mode": "markers", "name": "T5_400ms_", "orientation": "v", "showlegend": true, "type": "scatter", "x": [0.02487], "xaxis": "x", "y": [0.01288], "yaxis": "y"}, {"hovertemplate": "index=T5_450ms_<br>1KHz=%{x}<br>3KHz=%{y}<extra></extra>", "legendgroup": "T5_450ms_", "marker": {"color": "#FECB52", "symbol": "circle"}, "mode": "markers", "name": "T5_450ms_", "orientation": "v", "showlegend": true, "type": "scatter", "x": [0.1425], "xaxis": "x", "y": [0.05839], "yaxis": "y"}, {"hovertemplate": "index=T6_100ms_<br>1KHz=%{x}<br>3KHz=%{y}<extra></extra>", "legendgroup": "T6_100ms_", "marker": {"color": "#636efa", "symbol": "circle"}, "mode": "markers", "name": "T6_100ms_", "orientation": "v", "showlegend": true, "type": "scatter", "x": [0.0002804], "xaxis": "x", "y": [0.03123], "yaxis": "y"}, {"hovertemplate": "index=T6_200ms_<br>1KHz=%{x}<br>3KHz=%{y}<extra></extra>", "legendgroup": "T6_200ms_", "marker": {"color": "#EF553B", "symbol": "circle"}, "mode": "markers", "name": "T6_200ms_", "orientation": "v", "showlegend": true, "type": "scatter", "x": [0.007708], "xaxis": "x", "y": [0.03478], "yaxis": "y"}, {"hovertemplate": "index=T6_300ms_<br>1KHz=%{x}<br>3KHz=%{y}<extra></extra>", "legendgroup": "T6_300ms_", "marker": {"color": "#00cc96", "symbol": "circle"}, "mode": "markers", "name": "T6_300ms_", "orientation": "v", "showlegend": true, "type": "scatter", "x": [0.04405], "xaxis": "x", "y": [0.05795], "yaxis": "y"}, {"hovertemplate": "index=T6_400ms_<br>1KHz=%{x}<br>3KHz=%{y}<extra></extra>", "legendgroup": "T6_400ms_", "marker": {"color": "#ab63fa", "symbol": "circle"}, "mode": "markers", "name": "T6_400ms_", "orientation": "v", "showlegend": true, "type": "scatter", "x": [0.01658], "xaxis": "x", "y": [0.005578], "yaxis": "y"}, {"hovertemplate": "index=T6_450ms_<br>1KHz=%{x}<br>3KHz=%{y}<extra></extra>", "legendgroup": "T6_450ms_", "marker": {"color": "#FFA15A", "symbol": "circle"}, "mode": "markers", "name": "T6_450ms_", "orientation": "v", "showlegend": true, "type": "scatter", "x": [0.1628], "xaxis": "x", "y": [0.07922], "yaxis": "y"}], "layout": {"annotations": [{"showarrow": false, "text": "Horizontal Line", "x": 1, "xanchor": "right", "xref": "x domain", "y": 0.1, "yanchor": "bottom", "yref": "y"}, {"showarrow": false, "text": "Horizontal Line", "x": 0.1, "xanchor": "left", "xref": "x", "y": 1, "yanchor": "top", "yref": "y domain"}], "legend": {"title": {"text": "index"}, "tracegroupgap": 0}, "shapes": [{"line": {"color": "red", "dash": "dash"}, "type": "line", "x0": 0, "x1": 1, "xref": "x domain", "y0": 0.1, "y1": 0.1, "yref": "y"}, {"line": {"color": "red", "dash": "dash"}, "type": "line", "x0": 0.1, "x1": 0.1, "xref": "x", "y0": 0, "y1": 1, "yref": "y domain"}], "title": {"text": "subjects categories MMN vallues centroids distance between 1KHz and 3KHz deviants"}, "xaxis": {"anchor": "y", "domain": [0, 1], "title": {"text": "1KHz"}}, "yaxis": {"anchor": "x", "domain": [0, 1], "title": {"text": "3KHz"}}}}
